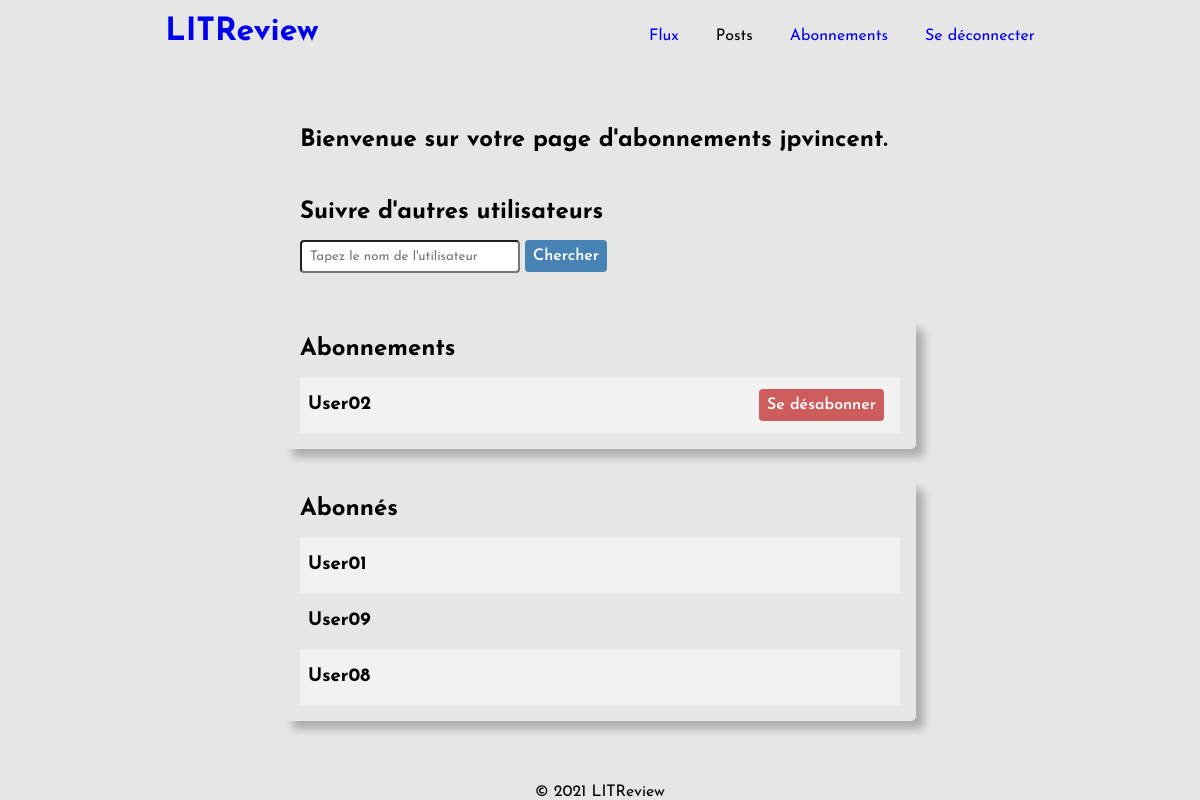
The app's page /subscriptions/ (signed in) with its own data.
### accounts/models.py (models this page shows)
class CustomUser(AbstractUser):
    pass

### accounts/views.py (the view, shortened to what this page needs)
# urls.py: path('subscriptions/', subscriptions_view, name="subscriptions"),
def subscriptions_view(request):
    current_user_id = request.user.id
    followers = UserFollows.objects.filter(followed_user_id=current_user_id).values()
    followers = [follower["user_id"] for follower in followers]
    followed_users = UserFollows.objects.filter(user_id=current_user_id).values()
    followed_users = [user["followed_user_id"] for user in followed_users]
    followers = [CustomUser.objects.get(pk=follower_id) for follower_id in followers]
    followed_users = [CustomUser.objects.get(pk=user_id) for user_id in followed_users]
    context = {"followers": followers,
               "followed_users": followed_users}
    return render(request, "accounts/subscriptions.html", context)

### accounts/templates/accounts/subscriptions.html (shortened to what this page needs)
{% extends "base.html" %}
{% block content %}
{% if not user.is_authenticated %}
    <p>
        <h2>Merci de vous identifier en page d'accueil afin d'avoir accès à vos abonnements.</h2>
    </p>
    <p>
        <a href="{% url 'accounts:index' %}"><buttom class="btn btn-submit">Revenir à l'accueil</buttom></a>
    </p>
{% else %}
            <section class="main-section">
                <h2>Bienvenue sur votre page d'abonnements {{ user.username }}.</h2>
            </section>
            <section class="main-section main-section-list">
                <h2>Suivre d'autres utilisateurs</h2>
                <form method="POST">
                    <input type="text" name="user_search" placeholder="Tapez le nom de l'utilisateur" id="id_user_search">
                    <input type="submit" value="Chercher" class="btn btn-submit">
                </form>
            </section>
            <section class="main-section main-section-list shadow-box">
                <h2>Abonnements</h2>
                {% for user in followed_users %}
                    <div>
                        <h3>{{ user }}</h3>
                        <a href="{% url 'accounts:unsubscribe' user_id=user.id %}" method="POST"><button class="btn btn-delete">Se désabonner</button></a>
                    </div>
                {% empty %}
                <div>
                    <h3>Vous ne suivez aucun utilisateur actuellement.</h3>
                </div>
                {% endfor %}
            </section>
            <section class="main-section main-section-list shadow-box">
                <h2>Abonnés</h2>
                {% for follower in followers %}
                    <div>
                        <h3>{{ follower }}</h3>
                    </div>
                {% empty %}
                    <div>
                        <h3>Vous n'avez aucun abonné actuellement.</h3>
                    </div>
                {% endfor %}
            </section>
{% endif %}
{% endblock %}

### accounts/static/css/style.css (style rules this page uses)
* { font-family: 'Josefin Sans', sans-serif; }
body { background-color: rgba(230,230,230,1); }
input { background-color: #fff; padding: .5rem; }
html, body { height: 100%; }
a { text-decoration: none; padding: 1rem; }
.login h2, .signup h2, .main-section h2,form,p,article { margin-bottom: 1rem; text-align: justify; }
.main-section { margin: 1rem auto; width: 50%; }
.shadow-box { border: 0; border-radius: .3rem; padding: 1rem; box-shadow: .5rem .5rem .5rem rgba(0,0,0,.25); }
.main-section-list > div { display: flex; justify-content: space-between; padding: .5rem; align-items: center; min-height: 2.5rem; }
.main-section-list > div a { padding: 0; margin-right: .5rem; }
.main-section-list > div:nth-child(even) { background-color: rgba(255,255,255,.5); }
#id_user_search { min-width: 200px; border-radius: .25rem; }
.btn { border: 0; border-radius: .25rem; margin: auto; padding: .5rem; cursor: pointer; font-size: 1rem; font-weight: 600; }
.btn-submit { color: #fff; background-color: steelblue; }
.btn-delete { color: #fff; background-color: indianred; }

### records on screen
CustomUser: username "jpvincent"
CustomUser: username "User02"
CustomUser: username "User01"
CustomUser: username "User09"
CustomUser: username "User08"
